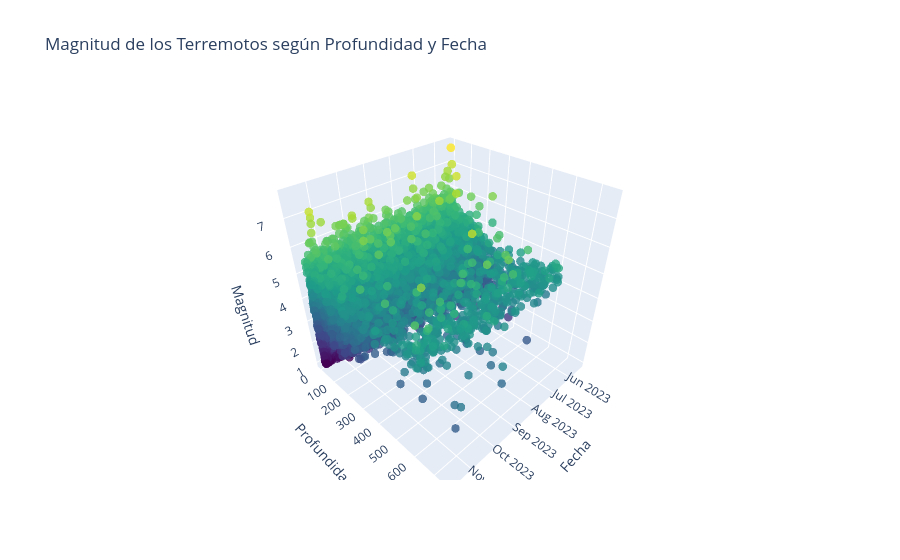

Write notebook code for a chart like this one.
### Markdown cell above
### Gráfico 3D

### Code cell
fig5 = go.Figure(go.Scatter3d(x=df['Date & Time'], y=df['Depth'], z=df['Magnitude'], mode='markers', marker=dict(size=5, color=df['Magnitude'], colorscale='Viridis', opacity=0.8)))
fig5.update_layout(title_text='Magnitud de los Terremotos según Profundidad y Fecha', scene=dict(xaxis_title='Fecha', yaxis_title='Profundidad', zaxis_title='Magnitud'))

### Figure 1 — Plotly figure (JSON) as saved in the notebook; plotly's stock layout.template omitted (floating-point values rounded to 4 significant figures; data arrays with more than 128 entries replaced by an {"elided": "..."} marker saying what was removed)
{"data": [{"marker": {"color": {"elided": "52767 float values"}, "colorscale": [[0, "#440154"], [0.1111, "#482878"], [0.2222, "#3e4989"], [0.3333, "#31688e"], [0.4444, "#26828e"], [0.5556, "#1f9e89"], [0.6667, "#35b779"], [0.7778, "#6ece58"], [0.8889, "#b5de2b"], [1, "#fde725"]], "opacity": 0.8, "size": 5}, "mode": "markers", "type": "scatter3d", "x": {"elided": "52767 str values"}, "y": {"elided": "52767 int values"}, "z": {"elided": "52767 float values"}}], "layout": {"scene": {"xaxis": {"title": {"text": "Fecha"}}, "yaxis": {"title": {"text": "Profundidad"}}, "zaxis": {"title": {"text": "Magnitud"}}}, "title": {"text": "Magnitud de los Terremotos según Profundidad y Fecha"}}}
